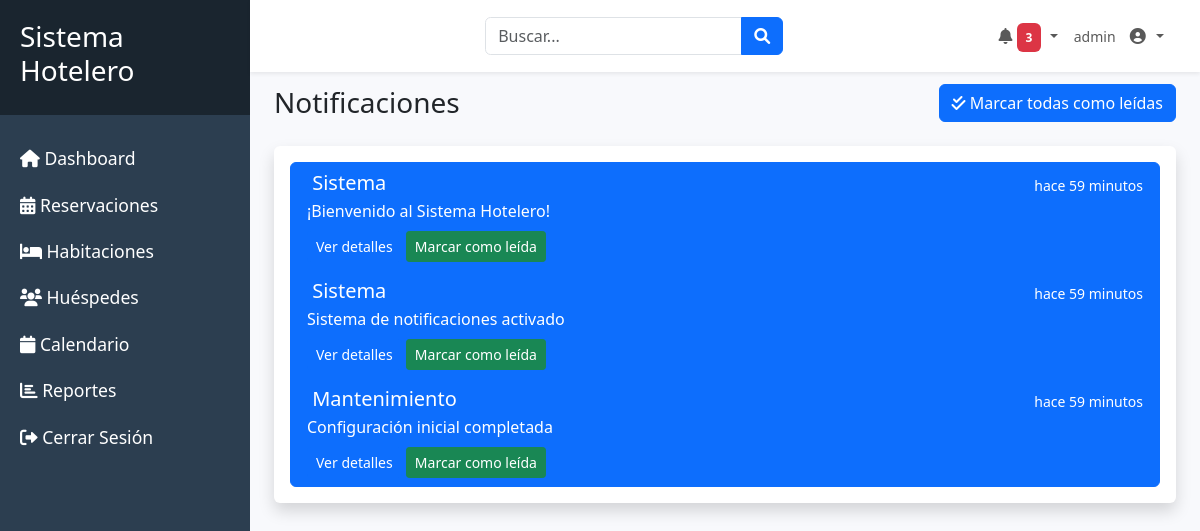
Screenshot of /notifications/ (signed in) with the database file from the repository.
### src/models/user.py (models this page shows, shortened)
class User(UserMixin, db.Model):
    __tablename__ = 'users'
    id = db.Column(db.Integer, primary_key=True)
    username = db.Column(db.String(80), unique=True, nullable=False)
    email = db.Column(db.String(120), unique=True, nullable=False)
    password_hash = db.Column(db.String(256), nullable=False)
    is_active = db.Column(db.Boolean, default=True)
    created_at = db.Column(db.DateTime, default=datetime.utcnow)
    updated_at = db.Column(db.DateTime, default=datetime.utcnow, onupdate=datetime.utcnow)

### src/models/notification.py (models this page shows, shortened)
class Notification(db.Model):
    __tablename__ = 'notifications'
    id = db.Column(db.Integer, primary_key=True)
    type = db.Column(db.Enum(NotificationType), nullable=False)
    message = db.Column(db.String(255), nullable=False)
    link = db.Column(db.String(255))
    is_read = db.Column(db.Boolean, default=False, nullable=False)
    created_at = db.Column(db.DateTime, default=datetime.utcnow, nullable=False)
    user_id = db.Column(db.Integer, db.ForeignKey('users.id'), nullable=False)
    user = db.relationship('User', backref=db.backref('notifications', lazy='dynamic'))
    @property
    def time_ago(self):
        now = datetime.utcnow()
        diff = now - self.created_at
        if diff.days > 0:
            return f"hace {diff.days} días"
        elif diff.seconds >= 3600:
            hours = diff.seconds // 3600
            return f"hace {hours} horas"
        elif diff.seconds >= 60:
            minutes = diff.seconds // 60
            return f"hace {minutes} minutos"
        else:
            return "hace un momento"

### src/routes/notifications.py (the view)
@bp.route('/')
@login_required
def index():
    notifications = current_user.notifications.order_by(Notification.created_at.desc()).all()
    return render_template('notifications/index.html', notifications=notifications)

### src/__init__.py (called while the page is built)
def create_app():
    app = Flask(__name__)
    app.config['SECRET_KEY'] = 'tu_clave_secreta'
    app.config['SQLALCHEMY_DATABASE_URI'] = 'sqlite:///hotel.db'
    app.config['SQLALCHEMY_TRACK_MODIFICATIONS'] = False
    db.init_app(app)
    migrate = Migrate(app, db)
    login_manager = LoginManager()
    login_manager.init_app(app)
    login_manager.login_view = 'auth.login'
    from .models.notification import Notification, NotificationType
    from .models.user import User
    from .routes import auth, rooms, guests, reservations, notifications
    app.register_blueprint(auth.bp)
    app.register_blueprint(rooms.bp)
    app.register_blueprint(guests.bp)
    app.register_blueprint(reservations.bp)
    app.register_blueprint(notifications.bp)
    @login_manager.user_loader
    def load_user(user_id):
        return User.query.get(int(user_id))
    return app

### src/templates/notifications/index.html (shortened to what this page needs)
{% extends "layouts/base.html" %}
{% block content %}
<div class="container-fluid">
    <div class="d-sm-flex align-items-center justify-content-between mb-4">
        <h1 class="h3 mb-0 text-gray-800">Notificaciones</h1>
        {% if notifications %}
        <button id="markAllAsRead" class="btn btn-primary">
            <i class="fas fa-check-double"></i> Marcar todas como leídas
        </button>
        {% endif %}
    </div>
    <div class="card shadow mb-4">
        <div class="card-body">
            {% if notifications %}
                <div class="list-group">
                    {% for notification in notifications %}
                    <div class="list-group-item list-group-item-action {% if not notification.is_read %}active{% endif %}">
                        <div class="d-flex w-100 justify-content-between align-items-center">
                            <h5 class="mb-1">
                                {{ notification.type.value }}
                            </h5>
                            <small>{{ notification.time_ago }}</small>
                        </div>
                        <p class="mb-1">{{ notification.message }}</p>
                        {% if notification.link %}
                        <div class="mt-2">
                            <a href="{{ notification.link }}" class="btn btn-sm btn-primary">Ver detalles</a>
                            {% if not notification.is_read %}
                            <button class="btn btn-sm btn-success mark-as-read"
                                    data-notification-id="{{ notification.id }}">
                                Marcar como leída
                            </button>
                            {% endif %}
                        </div>
                        {% endif %}
                    </div>
                    {% endfor %}
                </div>
            {% else %}
                <div class="text-center py-5">
                    <i class="fas fa-bell-slash fa-3x mb-3 text-muted"></i>
                    <p class="text-muted">No hay notificaciones</p>
                </div>
            {% endif %}
        </div>
    </div>
</div>
{% endblock %}

### src/templates/layouts/base.html (shortened to what this page needs)
<!DOCTYPE html>
<html lang="es">
<head>
    <link href="https://cdn.jsdelivr.net/npm/bootstrap@5.3.0/dist/css/bootstrap.min.css" rel="stylesheet">
    <link rel="stylesheet" href="https://cdnjs.cloudflare.com/ajax/libs/font-awesome/6.0.0/css/all.min.css">
    <link rel="stylesheet" href="https://cdn.datatables.net/1.11.5/css/dataTables.bootstrap5.min.css">
    <link rel="stylesheet" href="https://cdn.datatables.net/responsive/2.2.9/css/responsive.bootstrap5.min.css">
    <link href='https://cdn.jsdelivr.net/npm/fullcalendar@5.11.3/main.min.css' rel='stylesheet' />
    <link rel="stylesheet" href="https://cdn.jsdelivr.net/npm/sweetalert2@11/dist/sweetalert2.min.css">
    <link rel="stylesheet" href="{{ url_for('static', filename='css/main.css') }}">
</head>
<body>
    <div class="wrapper">
        {% include 'components/sidebar.html' %}
        <div class="main-content">
            {% include 'components/navbar.html' %}
            <div class="container-fluid py-4">
                {% block content %}{% endblock %}
            </div>
        </div>
    </div>
</body>
</html>

### src/templates/components/sidebar.html
<div class="sidebar">
    <div class="sidebar-header">
        <h3>Sistema Hotelero</h3>
    </div>
    <ul class="list-unstyled components">
        <li class="{{ 'active' if request.endpoint == 'main.index' }}">
            <a href="{{ url_for('main.index') }}">
                <i class="fas fa-home"></i> Dashboard
            </a>
        </li>
        <li class="{{ 'active' if 'reservations' in request.endpoint }}">
            <a href="{{ url_for('reservations.index') }}">
                <i class="fas fa-calendar-alt"></i> Reservaciones
            </a>
        </li>
        <li class="{{ 'active' if 'rooms' in request.endpoint }}">
            <a href="{{ url_for('rooms.index') }}">
                <i class="fas fa-bed"></i> Habitaciones
            </a>
        </li>
        <li class="{{ 'active' if 'guests' in request.endpoint }}">
            <a href="{{ url_for('guests.index') }}">
                <i class="fas fa-users"></i> Huéspedes
            </a>
        </li>
        <li class="nav-item">
            <a class="nav-link" href="{{ url_for('calendar.index') }}">
                <i class="fas fa-calendar"></i>
                <span>Calendario</span>
            </a>
        </li>
        <li class="nav-item">
            <a class="nav-link" href="{{ url_for('reports.index') }}">
                <i class="fas fa-chart-bar"></i>
                <span>Reportes</span>
            </a>
        </li>
        <li>
            <a href="{{ url_for('auth.logout') }}">
                <i class="fas fa-sign-out-alt"></i> Cerrar Sesión
            </a>
        </li>
    </ul>
</div>

### src/templates/components/navbar.html (shortened to what this page needs)
<nav class="navbar navbar-expand navbar-light bg-white shadow-sm fixed-top" style="margin-left: var(--sidebar-width);">
    <div class="container-fluid">
        <form class="d-none d-md-inline-block form-inline ms-auto">
            <div class="input-group">
                <input type="text" class="form-control" placeholder="Buscar..." aria-label="Search">
                <button class="btn btn-primary" type="button">
                    <i class="fas fa-search"></i>
                </button>
            </div>
        </form>
        <ul class="navbar-nav ms-auto">
            <li class="nav-item dropdown">
                <a class="nav-link dropdown-toggle" href="#" id="navbarDropdownAlerts" role="button"
                   data-bs-toggle="dropdown" aria-expanded="false">
                    <i class="fas fa-bell"></i>
                    <span class="badge bg-danger" id="notification-count"></span>
                </a>
            </li>
            <li class="nav-item dropdown">
                <a class="nav-link dropdown-toggle" href="#" id="navbarDropdownUser" role="button"
                   data-bs-toggle="dropdown" aria-expanded="false">
                    <span class="me-2 d-none d-lg-inline text-gray-600 small">{{ current_user.username }}</span>
                    <i class="fas fa-user-circle fa-fw"></i>
                </a>
            </li>
        </ul>
    </div>
</nav>

### src/static/css/main.css (style rules this page uses)
:root { --sidebar-width: 250px; --navbar-height: 60px; --primary-color: #4e73df; --secondary-color: #858796; }
.wrapper { display: flex; width: 100%; min-height: 100vh; }
.sidebar { width: var(--sidebar-width); position: fixed; top: 0; left: 0; height: 100vh; z-index: 999; background: #2c3e50; color: #fff; transition: all 0.3s; }
.sidebar-header { padding: 20px; background: #1a252f; }
.sidebar ul.components { padding: 20px 0; }
.sidebar ul li a { padding: 10px 20px; font-size: 1.1em; display: block; color: #fff; text-decoration: none; }
.main-content { width: calc(100% - var(--sidebar-width)); margin-left: var(--sidebar-width); padding-top: var(--navbar-height); min-height: 100vh; background: #f8f9fc; }
.card { margin-bottom: 24px; border: none; box-shadow: 0 0.15rem 1.75rem 0 rgba(58, 59, 69, 0.15); }
.navbar { padding: 1rem; background-color: white; box-shadow: 0 0.15rem 1.75rem 0 rgba(58, 59, 69, 0.15); }
.card { margin-bottom: 1.5rem; }
.btn-sm { padding: 0.25rem 0.5rem; font-size: 0.875rem; line-height: 1.5; border-radius: 0.2rem; }
.badge { padding: 0.5em 0.75em; }
.form-control { padding: 0.375rem 0.75rem; font-size: 1rem; line-height: 1.5; border-radius: 0.35rem; }
.input-group { position: relative; display: flex; flex-wrap: wrap; align-items: stretch; width: 100%; }

### rows the page displays
User: username "admin"
Notification: type.value "Sistema", time_ago "hace 59 minutos", message "¡Bienvenido al Sistema Hotelero!"
Notification: type.value "Sistema", time_ago "hace 59 minutos", message "Sistema de notificaciones activado"
Notification: type.value "Mantenimiento", time_ago "hace 59 minutos", message "Configuración inicial completada"
